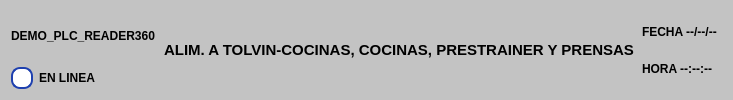
       <widget class="QFrame" name="tittle">
        <property name="styleSheet">
         <string notr="true">background-color: rgb(195, 195, 195);
border-radius: 8px;  /* Bordes redondeados */</string>
        </property>
        <layout class="QHBoxLayout" name="horizontalLayout_2" stretch="0,10">
         <item>
          <widget class="QFrame" name="frame">
           <property name="styleSheet">
            <string notr="true"/>
           </property>
           <layout class="QVBoxLayout" name="verticalLayout_40">
            <property name="leftMargin">
             <number>0</number>
            </property>
            <property name="topMargin">
             <number>0</number>
            </property>
            <property name="rightMargin">
             <number>0</number>
            </property>
            <property name="bottomMargin">
             <number>0</number>
            </property>
            <item>
             <widget class="QLabel" name="label_6">
              <property name="font">
               <font>
                <pointsize>9</pointsize>
                <weight>75</weight>
                <bold>true</bold>
               </font>
              </property>
              <property name="text">
               <string>DEMO_PLC_READER360</string>
              </property>
              <property name="alignment">
               <set>Qt::AlignCenter</set>
              </property>
             </widget>
            </item>
            <item>
             <widget class="QRadioButton" name="radioButton">
              <property name="font">
               <font>
                <weight>75</weight>
                <bold>true</bold>
               </font>
              </property>
              <property name="styleSheet">
               <string notr="true">QRadioButton {
    color: rgb(0,0,0);  /* Azul oscuro para el texto */
    font-weight: bold;
}

QRadioButton::indicator {
    width: 18px;
    height: 18px;
    border-radius: 9px;
    border: 2px solid #1E40AF;  /* Azul fuerte */
    background: white;
}

QRadioButton::indicator:checked {
    background: #3B82F6;  /* Azul vibrante cuando está seleccionado */
    border: 2px solid #1E3A8A;
}</string>
              </property>
              <property name="text">
               <string>EN LINEA</string>
              </property>
             </widget>
            </item>
           </layout>
          </widget>
         </item>
         <item>
          <widget class="QFrame" name="frame">
           <property name="styleSheet">
            <string notr="true"/>
           </property>
           <property name="frameShape">
            <enum>QFrame::StyledPanel</enum>
           </property>
           <property name="frameShadow">
            <enum>QFrame::Raised</enum>
           </property>
           <layout class="QHBoxLayout" name="horizontalLayout_12" stretch="10,2">
            <property name="leftMargin">
             <number>3</number>
            </property>
            <property name="topMargin">
             <number>3</number>
            </property>
            <property name="rightMargin">
             <number>3</number>
            </property>
            <property name="bottomMargin">
             <number>3</number>
            </property>
            <item>
             <widget class="QLabel" name="label_3">
              <property name="font">
               <font>
                <pointsize>11</pointsize>
                <weight>75</weight>
                <italic>false</italic>
                <bold>true</bold>
                <underline>false</underline>
                <strikeout>false</strikeout>
               </font>
              </property>
              <property name="text">
               <string>ALIM. A TOLVIN-COCINAS, COCINAS, PRESTRAINER Y PRENSAS</string>
              </property>
              <property name="alignment">
               <set>Qt::AlignCenter</set>
              </property>
             </widget>
            </item>
            <item>
             <widget class="QFrame" name="frame_27">
              <property name="font">
               <font>
                <pointsize>9</pointsize>
               </font>
              </property>
              <property name="frameShape">
               <enum>QFrame::StyledPanel</enum>
              </property>
              <property name="frameShadow">
               <enum>QFrame::Raised</enum>
              </property>
              <layout class="QVBoxLayout" name="verticalLayout_12">
               <property name="leftMargin">
                <number>2</number>
               </property>
               <property name="topMargin">
                <number>2</number>
               </property>
               <property name="rightMargin">
                <number>2</number>
               </property>
               <property name="bottomMargin">
                <number>2</number>
               </property>
               <item>
                <widget class="QLabel" name="label_4">
                 <property name="font">
                  <font>
                   <weight>75</weight>
                   <bold>true</bold>
                  </font>
                 </property>
                 <property name="text">
                  <string>FECHA --/--/--</string>
                 </property>
                </widget>
               </item>
               <item>
                <widget class="QLabel" name="label_5">
                 <property name="font">
                  <font>
                   <weight>75</weight>
                   <bold>true</bold>
                  </font>
                 </property>
                 <property name="text">
                  <string>HORA --:--:--</string>
                 </property>
                </widget>
               </item>
              </layout>
             </widget>
            </item>
           </layout>
          </widget>
         </item>
        </layout>
       </widget>
